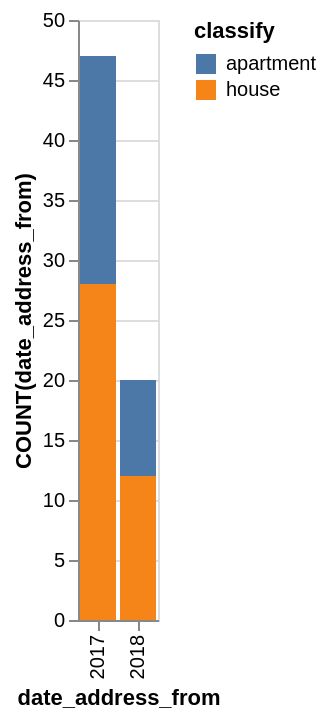

This figure's Vega-Lite source:
### Vega-Lite specification from a JSON file in a GitHub repository (floating-point values rounded to 4 significant figures)
{"data": {"values": [{"x_data": "2017", "y_data": 19, "classify": "apartment"}, {"x_data": "2018", "y_data": 8, "classify": "apartment"}, {"x_data": "2017", "y_data": 28, "classify": "house"}, {"x_data": "2018", "y_data": 12, "classify": "house"}]}, "mark": "bar", "encoding": {"x": {"field": "x_data", "type": "nominal", "title": "date_address_from", "sort": {"op": "sum", "field": "y_data", "order": "descending"}}, "y": {"field": "y_data", "type": "quantitative", "title": "COUNT(date_address_from)"}, "color": {"field": "classify"}}}
